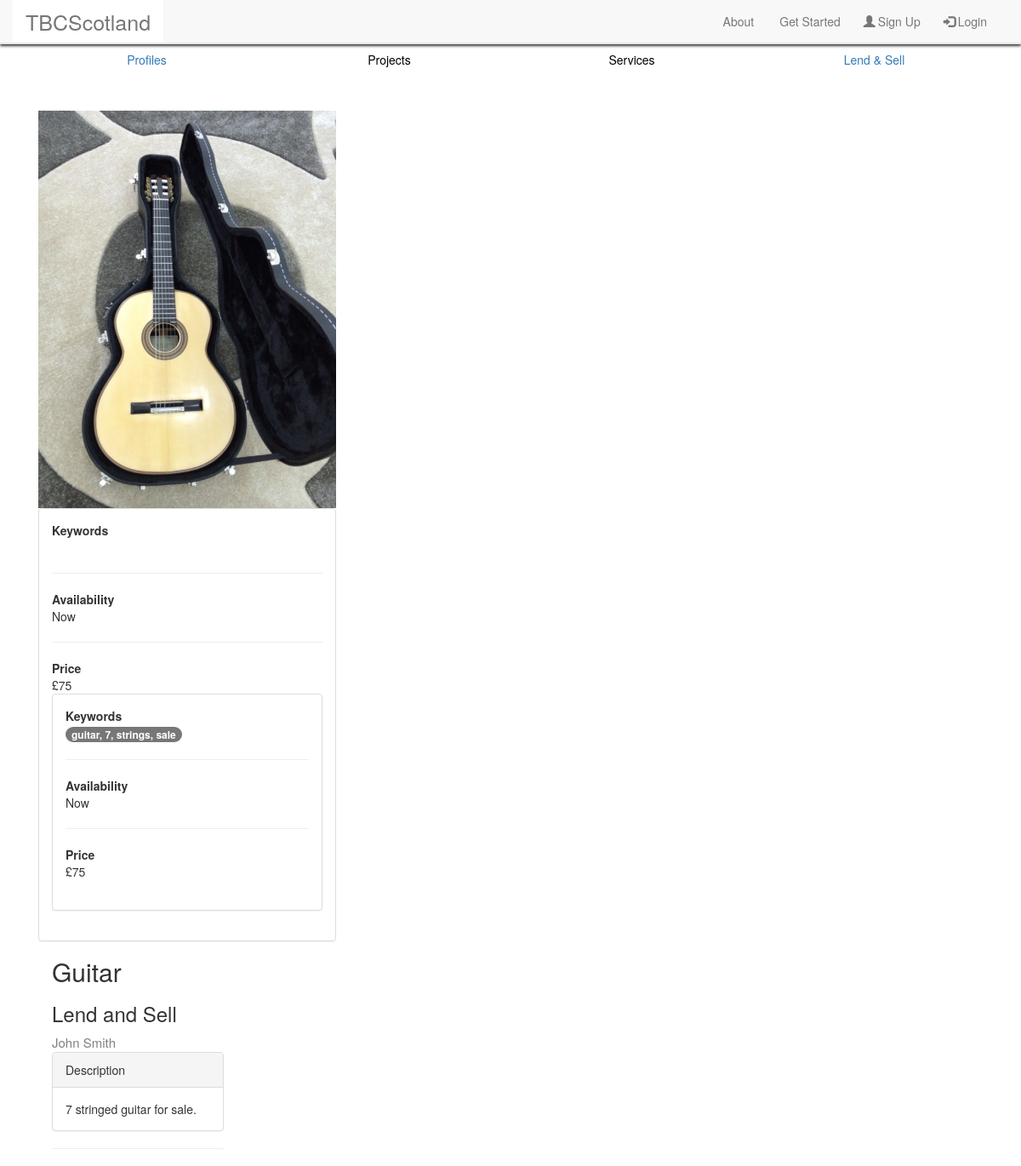
The page /tbc/lendandsell/guitar/ on the database its author committed.
### tbc/models.py (models this page shows, shortened)
class LendAndSell(models.Model):
    profile = models.ForeignKey(Profile)
    title = models.CharField(max_length=128)
    description = models.TextField()
    views = models.IntegerField(default=0)
    slug = models.SlugField(unique=True)
    image = models.ImageField(upload_to='LendAndSell_images', default='default_profile.jpg')
    price = models.CharField(max_length=128)
    availability = models.CharField(max_length=128)
    keywords = models.TextField()

class Profile(models.Model):
    user = models.OneToOneField(User, blank=True)
    firstname = models.CharField(max_length=128, blank=True)
    lastname = models.CharField(max_length=128, blank=True)
    username = models.CharField(max_length=128, unique=True)
    profession = models.CharField(max_length=128, blank=True)
    image = models.ImageField(upload_to='profile_images', default='default_profile.jpg')
    skills = models.TextField(blank=True)
    education = models.TextField(blank=True)
    aboutme = models.TextField(blank=True)
    slug = models.SlugField(unique=True)
    views = models.IntegerField(default=0)
    location = models.CharField(max_length=128, blank=True)
    def __str__(self):
        return self.username

### tbc/views.py (the view, shortened to what this page needs)
# urls.py: url(r'^lendandsell/(?P<lendandsell_name_slug>[\w\-]+)/$', views.show_lendandsell, name='show_lendandsell'),
def show_lendandsell(request, lendandsell_name_slug):
    context_dict = {}
    try:
        lendandsell = LendAndSell.objects.get(slug=lendandsell_name_slug)
        comments = Comments.objects.filter(lendandsell=lendandsell)
        profile = Profile.objects.get(username=lendandsell.profile)
        context_dict['lend_ad'] = lendandsell
        context_dict['comments'] = comments
        context_dict['comment_form'] = CommentsForm()
        context_dict['profile'] = profile
    except LendAndSell.DoesNotExist:
        context_dict['lend_ad'] = None
    return render(request, 'tbc/lendandsellad.html', context_dict)

### templates/tbc/lendandsellad.html (shortened to what this page needs)
{% extends 'tbc/base.html' %}
{% load staticfiles %}
{% block body_block %}
<div class="container container_body">
    <div class="col-lg-4">
        {% if lend_ad.image %}
        <div>
            <img src="{{ lend_ad.image.url }}" width="100%">
        </div>
        {% endif %}
        <div class="panel panel-default">
            <div class="panel-body">
                <strong>Keywords</strong>
                <br>
                <br>
                <hr class="style1">
                <strong>Availability</strong>
                {% if lend_ad.availability %}
                    <div>{{ lend_ad.availability }}</div>
                {% else %}
                    <div>User {{ lend_ad.profile }} has not added in their 'Availability' section yet!</div>
                {% endif %}
                {% if lend_ad.price %}
                <hr class="style1">
                <strong>Price</strong>
                    <div>{{ lend_ad.price }}</div>
                {% endif %}
                    <div class="panel panel-default">
                        <div class="panel-body">
                            <strong>Keywords</strong>
                            <br>
                            {% if lend_ad.keywords %}
                            <span class="badge badge-secondary">{{ lend_ad.keywords }}</span>
                            {% else %}
                            <div>User {{ lend_ad.profile }} has not added in their 'Keywords' section yet!</div>
                            {% endif %}
                            <br>
                            <hr class="style1">
                            <strong>Availability</strong>
                            {% if lend_ad.availability %}
                                <div>{{ lend_ad.availability }}</div>
                            {% else %}
                                <div>User {{ lend_ad.profile }} has not added in their 'Availability' section yet!</div>
                            {% endif %}
                            {% if lend_ad.price %}
                            <hr class="style1">
                            <strong>Price</strong>
                                <div>{{ lend_ad.price }}</div>
                            {% endif %}
                            <br>
            </div>
        </div>
    </div>
    <div class="col-lg-8">
        <div>
            <h2>{{ lend_ad.title }}</h2>
            <h3>Lend and Sell</h3>
            {% if profile.firstname and profile.lastname %}
            <a href="{% url 'show_profile' profile.slug %}"><div class="keywords">{{ profile.firstname }} {{ profile.lastname }}</div></a>
            {% else %}
            <a href="{% url 'show_profile' profile.slug %}"><div class="keywords">{{ profile.username }}</div></a>
            {% endif %}
        </div>
        <div class="panel panel-default">
            <div class="panel-heading">Description</div>
            <div class="panel-body">
                {% if lend_ad.description %}
                        <div>{{ lend_ad.description }}</div>
                    {% else %}
                        <div>User {{ lend_ad.profile }} has not added in their 'Description' section yet!</div>
                {% endif %}
            </div>
        </div>
        <hr>
    </div>
</div>
{% endblock %}

### static/css/cssmain.css (style rules this page uses)
.container_body { margin-top: 50px; }
body { background-color: white; }
.keywords { color: grey; font-size: 15px; }

### rows shown on the page
LendAndSell: image (picture), availability "Now", price "£75", keywords "guitar, 7, strings, sale", title "Guitar", description "7 stringed guitar for sale."
Profile: firstname "John", lastname "Smith"
